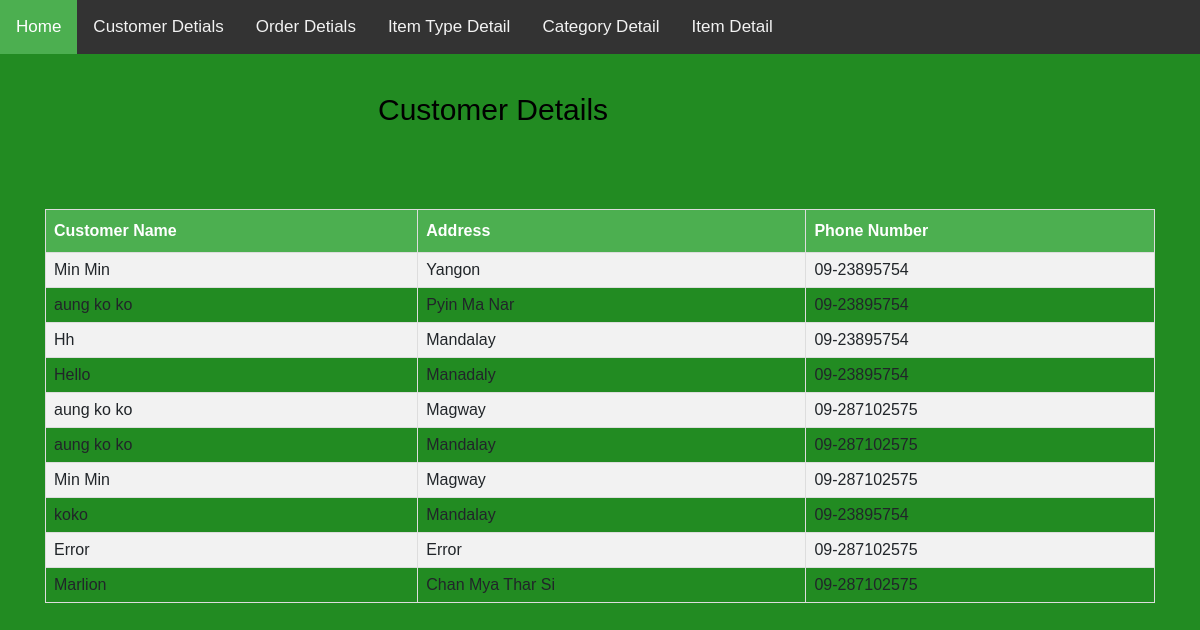
Screenshot of /customer_detail.php with the database file from the repository.
### tables this page shows
CREATE TABLE IF NOT EXISTS `customer_registration` (
  `customer_id` int(11) NOT NULL,
  `customer_name` varchar(30) NOT NULL,
  `address` varchar(50) NOT NULL,
  `phone_number` varchar(15) NOT NULL
);

### customer_detail.php (the view, shortened to what this page needs)
<html>
 <head>
<link rel="stylesheet" href="https://cdnjs.cloudflare.com/ajax/libs/font-awesome/4.7.0/css/font-awesome.min.css">
	<link rel="stylesheet" href="https://maxcdn.bootstrapcdn.com/bootstrap/4.0.0/css/bootstrap.min.css">
</head>
<body>
       <div class="topnav" id="myTopnav">
 <a href="index.php" class="active">Home</a>
<a href="customer_detail.php">Customer Detials</a>
<a href="data_show.php">Order Detials</a>
<a href="insert_type_show.php">Item Type Detail</a>
<a href="cat_data_show.php">Category Detail</a>
<a href="item_data_show.php">Item Detail</a>
</div>
    <div class="container">
        <div class="banner_rounded" style="color:black; font-size:30px; margin-top:3%; margin-left:30%;">Customer Details</div>
			<div class="center-me">
                <?php
                $conn=new mysqli("localhost","root","","electro");
                        $sql=$conn->query("select * from customer_registration");
				echo "<table id='customers'>
					  <tr>
					  <th>Customer Name</th>
					  <th>Address</th>
					  <th>Phone Number</th>
					  </tr>";
				while($row=$sql->fetch_assoc())
				{
					  $c1=$row['customer_name'];
					  $c2=$row['address'];
					  $c3=$row['phone_number'];
					 echo "<tr>
					  <td>$c1</td>
					  <td>$c2</td>
					  <td>$c3</td>
							</tr>";
					}
				echo  "</table>";
                ?>
                 </div>
	</div>
</body>
</html>

### customer_detail.php (style rules this page uses)
body { margin: 0; font-family: Arial, Helvetica, sans-serif; background-color:#228B22; background-repeat: no-repeat; }
.topnav { overflow: hidden; background-color: #333; }
.topnav a { float: left; display: block; color: #f2f2f2; text-align: center; padding: 14px 16px; text-decoration: none; font-size: 17px; }
.topnav a.active { background-color: #4CAF50; color: white; }
.center-me { color: #FFF; margin-top: 7%; }
#customers { font-family: "Trebuchet MS", Arial, Helvetica, sans-serif; border-collapse: collapse; width: 100%; }
#customers td, #customers th { border: 1px solid #ddd; padding: 8px; }
#customers tr:nth-child(even) { background-color: #f2f2f2; }
#customers th { padding-top: 12px; padding-bottom: 12px; text-align: left; background-color: #4CAF50; color: white; }

### rows the page displays
customer_registration: customer_name "Min Min", address "Yangon", phone_number "09-23895754"
customer_registration: customer_name "aung ko ko", address "Pyin Ma Nar", phone_number "09-23895754"
customer_registration: customer_name "Hh", address "Mandalay", phone_number "09-23895754"
customer_registration: customer_name "Hello", address "Manadaly", phone_number "09-23895754"
customer_registration: customer_name "aung ko ko", address "Magway", phone_number "09-287102575"
customer_registration: customer_name "aung ko ko", address "Mandalay", phone_number "09-287102575"
customer_registration: customer_name "Min Min", address "Magway", phone_number "09-287102575"
customer_registration: customer_name "koko", address "Mandalay", phone_number "09-23895754"
customer_registration: customer_name "Error", address "Error", phone_number "09-287102575"
customer_registration: customer_name "Marlion", address "Chan Mya Thar Si", phone_number "09-287102575"
